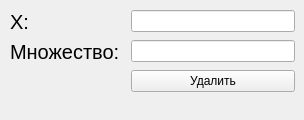
<?xml version="1.0" encoding="UTF-8"?>
<ui version="4.0">
 <class>deleteWindow</class>
 <widget class="QMainWindow" name="deleteWindow">
  <property name="geometry">
   <rect>
    <x>0</x>
    <y>0</y>
    <width>304</width>
    <height>120</height>
   </rect>
  </property>
  <property name="windowTitle">
   <string>Удалить</string>
  </property>
  <widget class="QWidget" name="centralwidget">
   <widget class="QWidget" name="">
    <property name="geometry">
     <rect>
      <x>10</x>
      <y>10</y>
      <width>285</width>
      <height>98</height>
     </rect>
    </property>
    <layout class="QFormLayout" name="formLayout">
     <item row="0" column="0">
      <widget class="QLabel" name="xLabel">
       <property name="font">
        <font>
         <pointsize>15</pointsize>
        </font>
       </property>
       <property name="text">
        <string>X: </string>
       </property>
      </widget>
     </item>
     <item row="0" column="1">
      <widget class="QLineEdit" name="xLineEdit"/>
     </item>
     <item row="1" column="0">
      <widget class="QLabel" name="setLabel">
       <property name="font">
        <font>
         <pointsize>15</pointsize>
        </font>
       </property>
       <property name="text">
        <string>Множество: </string>
       </property>
      </widget>
     </item>
     <item row="1" column="1">
      <widget class="QLineEdit" name="setLineEdit"/>
     </item>
     <item row="2" column="1">
      <widget class="QPushButton" name="deleteButton">
       <property name="enabled">
        <bool>true</bool>
       </property>
       <property name="text">
        <string>Удалить</string>
       </property>
      </widget>
     </item>
    </layout>
   </widget>
  </widget>
 </widget>
 <resources/>
 <connections/>
</ui>
